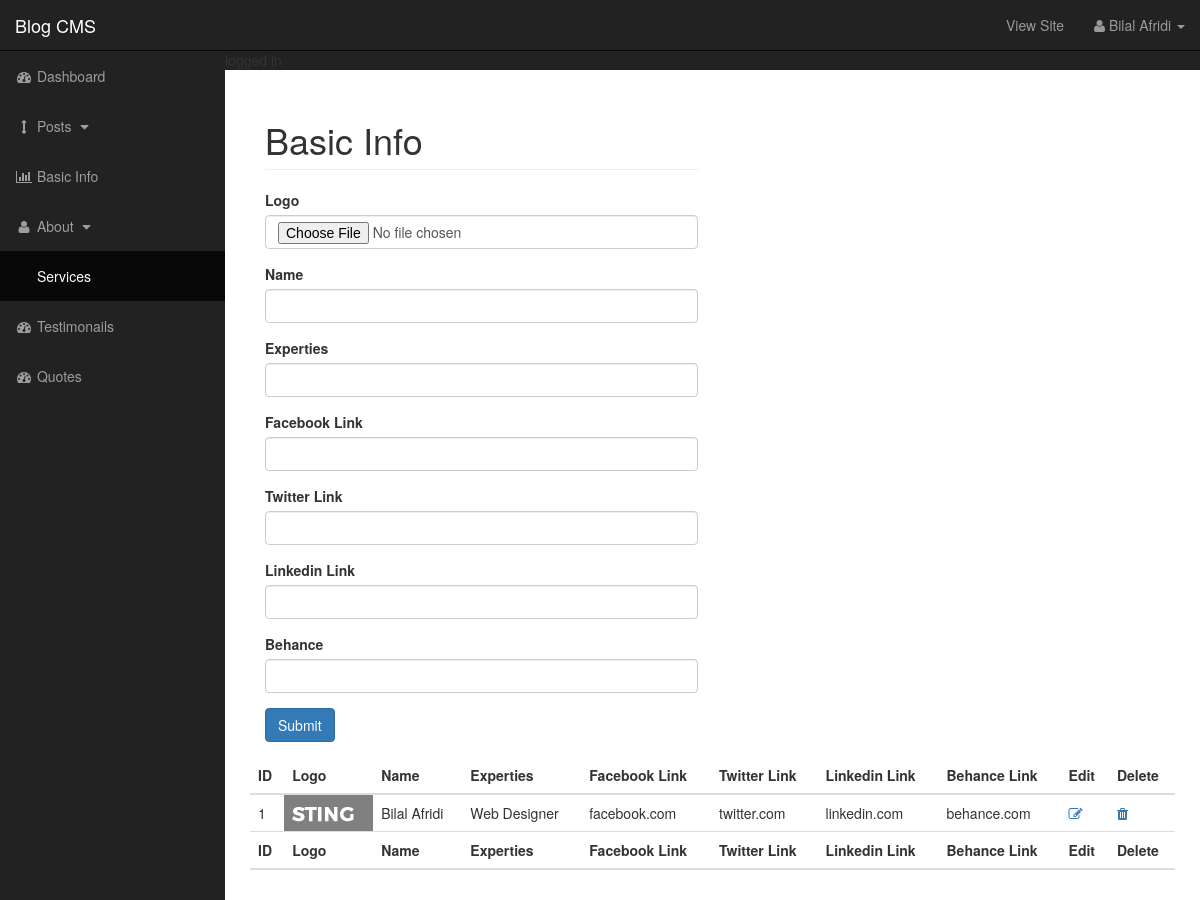
Screenshot of /admin/basicinfo.php (signed in) with the database file from the repository.
### tables this page shows
CREATE TABLE `basic_info` (
  `id` int(11) NOT NULL,
  `logo` varchar(255) NOT NULL,
  `name` varchar(255) NOT NULL,
  `experties` varchar(255) NOT NULL,
  `facebook` varchar(255) NOT NULL,
  `twitter` varchar(255) NOT NULL,
  `linkedin` varchar(255) NOT NULL,
  `behance` varchar(255) NOT NULL
);

### admin/basicinfo.php (the view, shortened to what this page needs)
<?php include_once  "inc/header.php"; ?>
    <div id="wrapper">
        <?php include_once "inc/navbar.php"; ?>
        <div id="page-wrapper">
            <div class="container-fluid">
                <div class="row">
                    <div class="col-lg-12">
                        <div class="col-xs-6">
                        <h1 class="page-header">
                            Basic Info
                        </h1>
                            <form action="" method="post" enctype="multipart/form-data">
                                <div class="form-group">
                                    <label>Logo</label>
                                    <input class="form-control" type="file" name="file">
                                </div>
                                <div class="form-group">
                                    <label>Name</label>
                                    <input class="form-control" type="text" name="name">
                                </div>
                                <div class="form-group">
                                    <label>Experties</label>
                                    <input class="form-control" type="text" name="experties">
                                </div>
                                <div class="form-group">
                                    <label>Facebook Link</label>
                                    <input class="form-control" type="text" name="facebook">
                                </div>
                                <div class="form-group">
                                    <label>Twitter Link</label>
                                    <input class="form-control" type="text" name="twitter">
                                </div>
                                <div class="form-group">
                                    <label>Linkedin Link</label>
                                    <input class="form-control" type="text" name="linkedin">
                                </div>
                                <div class="form-group">
                                    <label>Behance</label>
                                    <input class="form-control" type="text" name="behance">
                                </div>
                                <div class="form-group">
                                    <input class="btn btn-primary" type="submit" name="basicinfo">
                                </div>
                            </form>
                        </div>
                <div class="row">
                    <div class="col-lg-12">
                            <table class="table table-hover">
                                <thead>
                                    <tr>
                                        <th>ID</th>
                                        <th>Logo</th>
                                        <th>Name</th>
                                        <th>Experties</th>
                                        <th>Facebook Link</th>
                                        <th>Twitter Link</th>
                                        <th>Linkedin Link</th>
                                        <th>Behance Link</th>
                                        <th>Edit</th>
                                        <th>Delete</th>
                                    </tr>
                                </thead>
                                    <tbody>
<?php
    $query = "SELECT * FROM basic_info";
    $result = mysqli_query($conn, $query);
    while ($basicinfo = mysqli_fetch_assoc($result)) {
        $logo = $basicinfo['logo'];
        $id = $basicinfo['id'];
        $name = $basicinfo['name'];
        $experties = $basicinfo['experties'];
        $facebook = $basicinfo['facebook'];
        $twitter = $basicinfo['twitter'];
        $linkedin = $basicinfo['linkedin'];
        $behance = $basicinfo['behance'];
 ?>
<tr>
     <td><?php echo $id; ?></td>
     <td style="background-color: gray; max-width: 100px;"><img style="max-width: 100px;" src="../assets/img/<?php echo $logo; ?>"></td>
     <td><?php echo $name; ?></td>
     <td><?php echo $experties; ?></td>
     <td><?php echo $facebook; ?></td>
     <td><?php echo $twitter; ?></td>
     <td><?php echo $linkedin; ?></td>
     <td><?php echo $behance ?></td>
     <td><a href="basicinfo.php?edit&id=<?php echo $id; ?>" class="fa fa-edit"></a></td>
     <td><a href="basicinfo.php?delete&id=<?php echo $id; ?>" class="fa fa-trash"></a></td>
</tr>
<?php } ?>
                                    </tbody>
                                <thead>
                                    <tr>
                                        <th>ID</th>
                                        <th>Logo</th>
                                        <th>Name</th>
                                        <th>Experties</th>
                                        <th>Facebook Link</th>
                                        <th>Twitter Link</th>
                                        <th>Linkedin Link</th>
                                        <th>Behance Link</th>
                                        <th>Edit</th>
                                        <th>Delete</th>
                                    </tr>
                                </thead>
                            </table>
                        </div>
                    </div>
                </div>
            </div>
        </div>
    </div>
<?php include_once "inc/footer.php"; ?>

### admin/css/sb-admin.css (style rules this page uses)
body { margin-top: 100px; background-color: #222; }
@media (min-width:768px) { body { margin-top: 50px; } }
#wrapper { padding-left: 0; }
#page-wrapper { width: 100%; padding: 0; background-color: #fff; }
@media (min-width:768px) { #wrapper { padding-left: 225px; } }
@media (min-width:768px) { #page-wrapper { padding: 10px; } }

### rows the page displays
basic_info: id "1", logo (picture), name "Bilal Afridi", experties "Web Designer", facebook "facebook.com", twitter "twitter.com", linkedin "linkedin.com", behance "behance.com"
